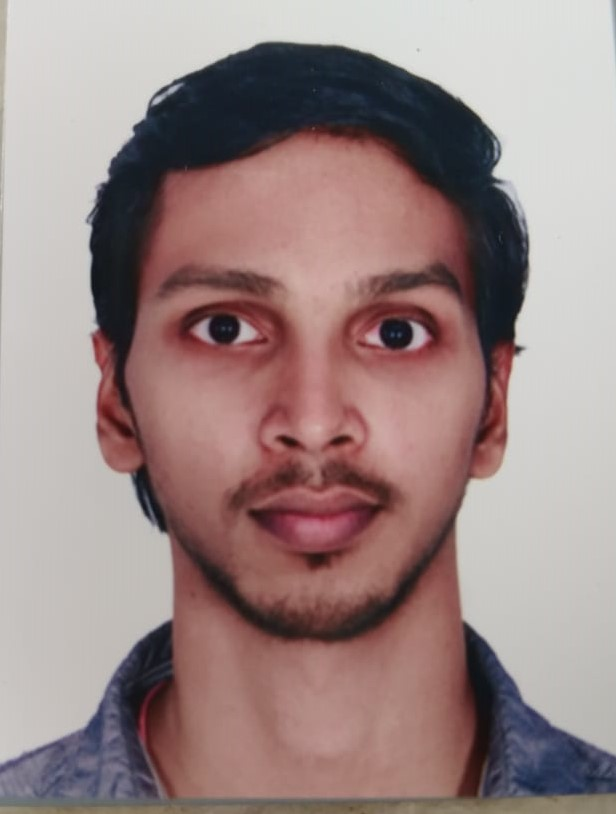
#> input picture resources/dp_1.1.jpeg, 616 x 814 px
$ python 6join_images.py
#> lines starting #> are read from the running program, lines starting #| are printed output that depends on the picture
import cv2
import numpy as np

img1 = cv2.imread("resources/dp_1.1.jpeg")
#> img1 is the input picture: shape (814, 616, 3); mean B, G, R 133, 134.4, 155.1
img1Resize = cv2.resize(img1, (200, 200))
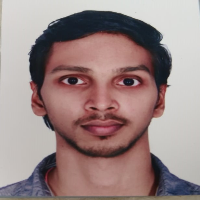
#> img1Resize: shape (200, 200, 3); mean B, G, R 132.9, 134.4, 155
img2 = cv2.imread("resources/dp_2.jpg")
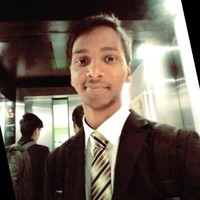
#> input picture resources/dp_2.jpg, 200 x 200 px
#> img2 is the input picture: shape (200, 200, 3); mean B, G, R 85.7, 95.7, 108.2
img2Resize = cv2.resize(img2, (200, 200))

horStack = np.hstack((img1Resize, img1Resize, img2Resize))
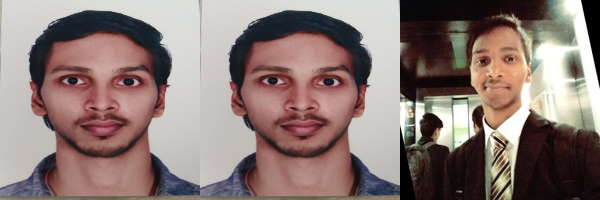
#> horStack: shape (200, 600, 3); mean B, G, R 117.2, 121.5, 139.4
verStack = np.vstack((img1Resize, img2Resize))
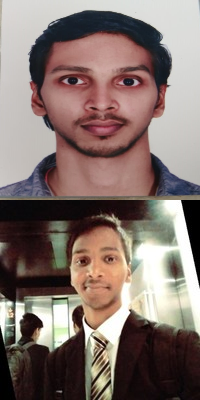
#> verStack: shape (400, 200, 3); mean B, G, R 109.3, 115, 131.6


cv2.imshow("hor image", horStack)
cv2.imshow("ver image", verStack)
cv2.waitKey(0)
